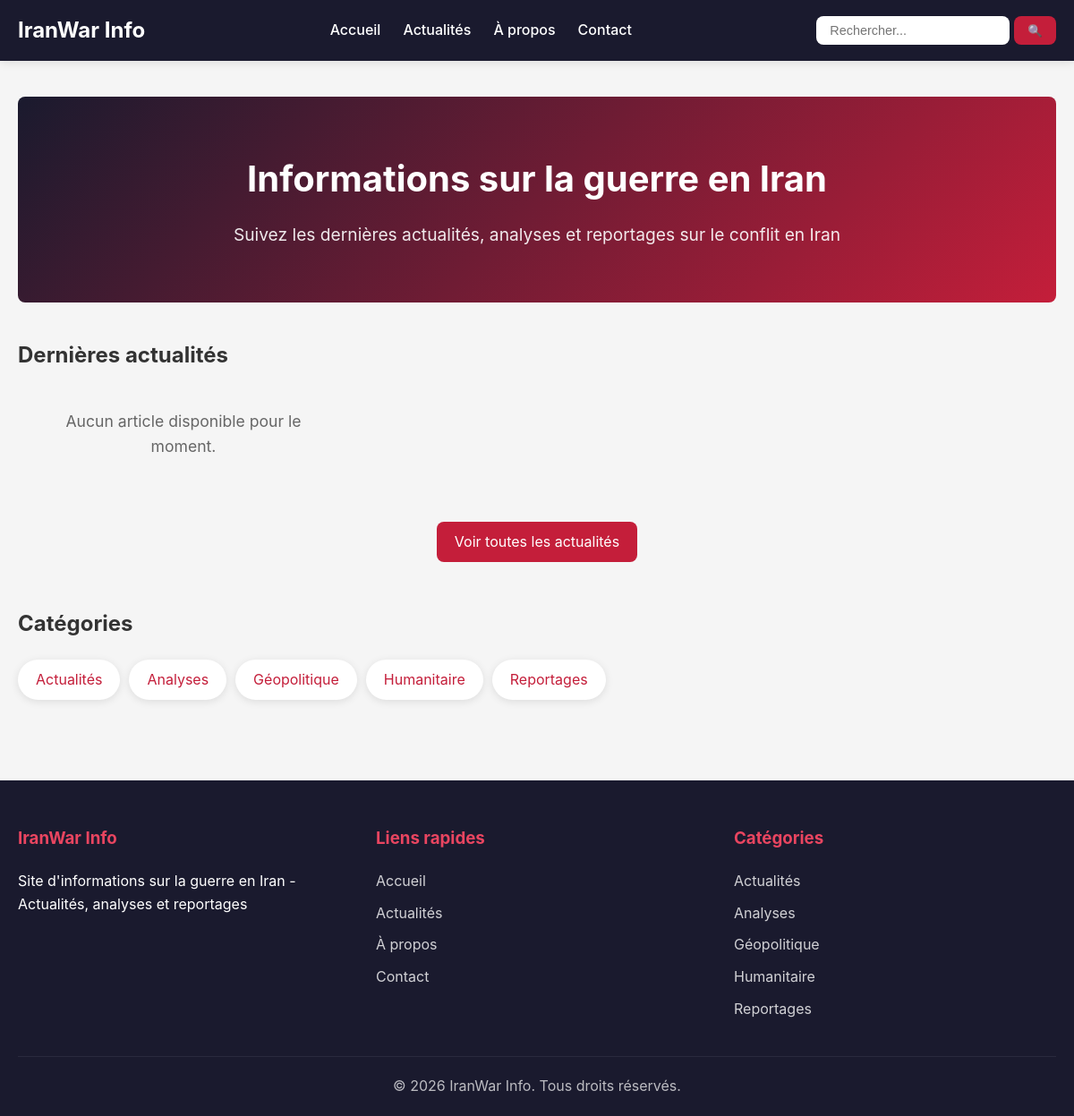
Before: / with the older database file.
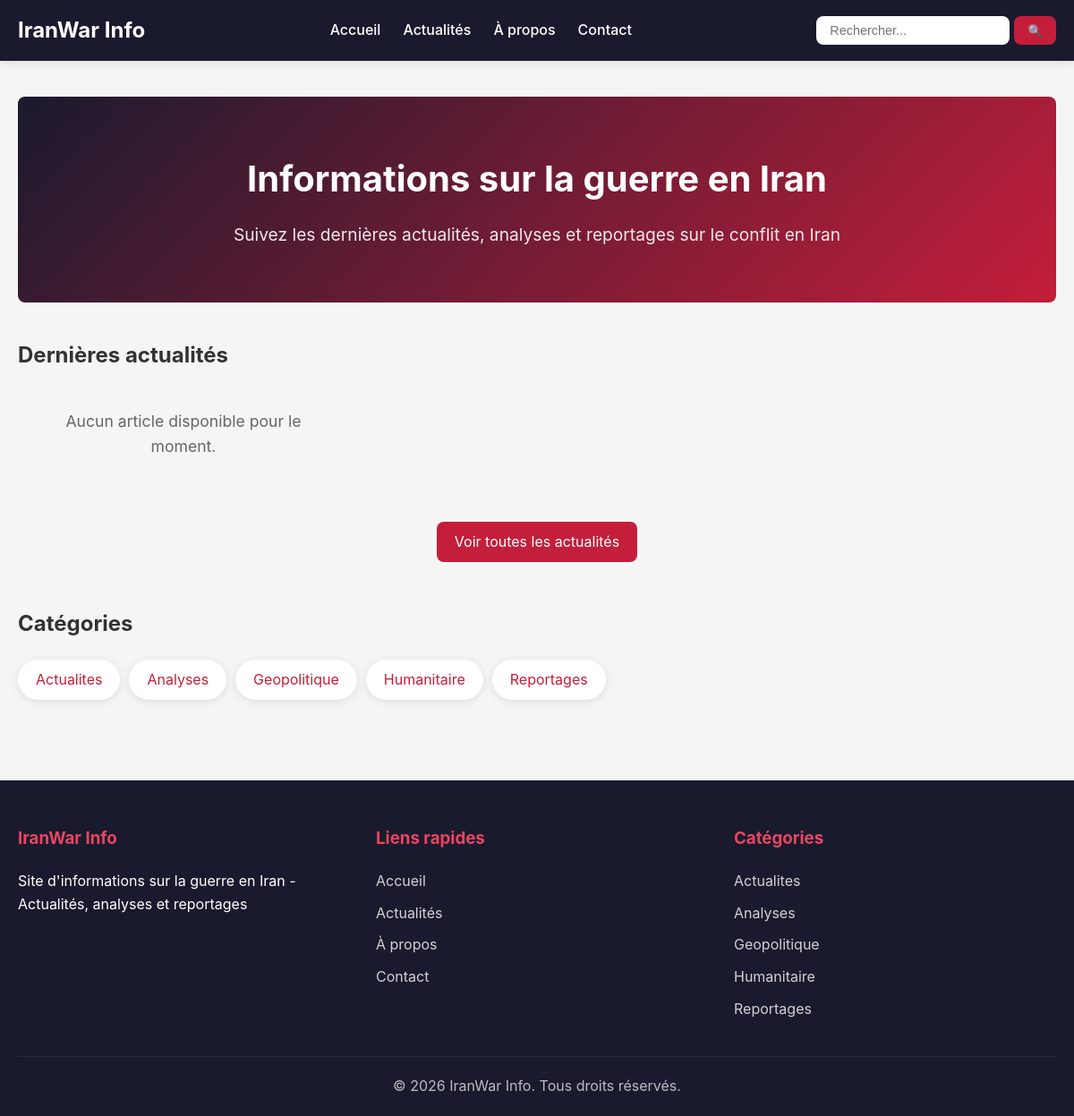
After: the same page with the newer database file.
### tables this page shows
CREATE TABLE categories (
    id INT UNSIGNED AUTO_INCREMENT PRIMARY KEY,
    libelle VARCHAR(100) NOT NULL COMMENT 'Nom de la catégorie',
    description TEXT DEFAULT NULL
);

### core/Controller.php (called while the page is built, shortened)
<?php
abstract class Controller
{
    protected array $data = [];
    protected function render(string $viewName, array $data = []): void
    {
        $this->data = array_merge($this->data, $data);
        $this->data['content'] = $viewName;
        extract($this->data);
        require_once VIEWS_PATH . 'layouts/main.php';
    }
    protected function model(string $modelName): object
    {
        $modelFile = MODELS_PATH . $modelName . '.php';
        if (file_exists($modelFile)) {
            return new $modelName();
        }
        throw new Exception("Modèle '{$modelName}' non trouvé");
    }
}

### app/controllers/HomeController.php (called while the page is built, shortened)
<?php
class HomeController extends Controller
{
    public function index(): void
    {
        $articleModel = $this->model('Article');
        $categoryModel = $this->model('Category');
        $data = [
            'pageTitle' => 'Accueil - ' . SITE_NAME,
            'metaDescription' => SITE_DESCRIPTION,
            'metaKeywords' => SITE_KEYWORDS,
            'articles' => $articleModel->getPublished(6),
            'categories' => $categoryModel->getActive()
        ];
        $this->render('home/index', $data);
    }
}

### index.php (called while the page is built, shortened)
<?php
require_once ROOT_PATH . '/core/Autoloader.php';
require_once ROOT_PATH . '/core/App.php';
$app = new App();
$app->run();

### core/Model.php (called while the page is built, shortened)
<?php
abstract class Model
{
    public function __construct()
    {
        require_once ROOT_PATH . '/config/database.php';
        $this->db = Database::getInstance();
    }
}

### config/database.php (called while the page is built, shortened)
<?php
class Database
{
    private static ?PDO $instance = null;
    public static function getInstance(): PDO
    {
        if (self::$instance === null) {
            try {
                $dsn = "mysql:host=" . DB_HOST . ";dbname=" . DB_NAME . ";charset=" . DB_CHARSET;
                $options = [
                    PDO::ATTR_ERRMODE => PDO::ERRMODE_EXCEPTION,
                    PDO::ATTR_DEFAULT_FETCH_MODE => PDO::FETCH_ASSOC,
                    PDO::ATTR_EMULATE_PREPARES => false,
                ];
                self::$instance = new PDO($dsn, DB_USER, DB_PASS, $options);
            } catch (PDOException $e) {
                if (DEBUG_MODE) {
                    die("Erreur de connexion : " . $e->getMessage());
                } else {
                    die("Erreur de connexion à la base de données.");
                }
            }
        }
        return self::$instance;
    }
}

### app/models/Category.php (called while the page is built, shortened)
<?php
class Category extends Model
{
    protected string $table = 'categories';
    public function getActive(): array
    {
        $sql = "SELECT * FROM {$this->table} ORDER BY libelle ASC";
        $stmt = $this->db->query($sql);
        return $stmt->fetchAll();
    }
}

### core/Autoloader.php (called while the page is built, shortened)
<?php
class Autoloader
{
    public static function autoload(string $className): void
    {
        $paths = [
            ROOT_PATH . '/core/' . $className . '.php',
            ROOT_PATH . '/app/controllers/' . $className . '.php',
            ROOT_PATH . '/app/models/' . $className . '.php',
            ROOT_PATH . '/config/' . $className . '.php',
        ];
        foreach ($paths as $path) {
            if (file_exists($path)) {
                return;
            }
        }
    }
}

### app/models/Article.php (called while the page is built, shortened)
<?php
class Article extends Model
{
    protected string $table = 'articles';
    public function getPublished(int $limit = 10): array
    {
        $sql = "SELECT a.*, c.libelle as category_name, u.name as author_name,
                       m.url as image_url, m.alt_text as image_alt
                FROM {$this->table} a
                LEFT JOIN categories c ON a.category_id = c.id
                LEFT JOIN users u ON a.author_id = u.id
                LEFT JOIN media m ON a.id = m.article_id
                WHERE a.published_at IS NOT NULL
                ORDER BY a.published_at DESC
                LIMIT :limit";
        $stmt = $this->db->prepare($sql);
        $stmt->bindValue(':limit', $limit, PDO::PARAM_INT);
        $stmt->execute();
        return $stmt->fetchAll();
    }
}

### app/views/home/index.php (the view)
<div class="home-page">
    <section class="hero">
        <div class="hero-content">
            <h1>Informations sur la guerre en Iran</h1>
            <p>Suivez les dernières actualités, analyses et reportages sur le conflit en Iran</p>
        </div>
    </section>
    <section class="recent-articles">
        <h2>Dernières actualités</h2>
        <div class="articles-grid">
            <?php if (!empty($articles)): ?>
                <?php foreach ($articles as $article): ?>
                    <article class="article-card <?= !empty($article['image_url']) ? 'has-image' : '' ?>">
                        <?php if (!empty($article['image_url'])): ?>
                            <div class="article-thumbnail">
                                <a href="<?= SITE_URL ?>/articles/show/<?= $article['id'] ?>">
                                    <img src="<?= SITE_URL ?>/public/<?= htmlspecialchars($article['image_url']) ?>"
                                         alt="<?= htmlspecialchars($article['image_alt'] ?? $article['title']) ?>">
                                </a>
                            </div>
                        <?php endif; ?>
                        <div class="article-content">
                            <?php if (!empty($article['category_name'])): ?>
                                <span class="article-category"><?= htmlspecialchars($article['category_name']) ?></span>
                            <?php endif; ?>
                            <h3>
                                <a href="<?= SITE_URL ?>/articles/show/<?= $article['id'] ?>">
                                    <?= htmlspecialchars($article['title'] ?? '') ?>
                                </a>
                            </h3>
                            <p class="article-excerpt">
                                <?= substr(strip_tags($article['content'] ?? ''), 0, 120) ?>...
                            </p>
                            <div class="article-meta">
                                <span class="date"><?= date('d/m/Y', strtotime($article['published_at'] ?? $article['created_at'])) ?></span>
                                <span class="views"><?= $article['views'] ?? 0 ?> vues</span>
                            </div>
                            <a href="<?= SITE_URL ?>/articles/show/<?= $article['id'] ?>" class="read-more">
                                Lire la suite →
                            </a>
                        </div>
                    </article>
                <?php endforeach; ?>
            <?php else: ?>
                <p class="no-articles">Aucun article disponible pour le moment.</p>
            <?php endif; ?>
        </div>
        <div class="view-all">
            <a href="<?= SITE_URL ?>/articles" class="btn btn-primary">Voir toutes les actualités</a>
        </div>
    </section>
    <?php if (!empty($categories)): ?>
    <section class="categories-section">
        <h2>Catégories</h2>
        <div class="categories-list">
            <?php foreach ($categories as $category): ?>
                <a href="<?= SITE_URL ?>/articles/category/<?= $category['id'] ?>" class="category-tag">
                    <?= htmlspecialchars($category['libelle'] ?? '') ?>
                </a>
            <?php endforeach; ?>
        </div>
    </section>
    <?php endif; ?>
</div>

### core/App.php (shortened to what this page needs)
<?php
class App
{
    protected string $controller = DEFAULT_CONTROLLER;
    protected string $action = DEFAULT_ACTION;
    protected array $params = [];
    public function run(): void
    {
        $this->dispatch();
    }
    protected function dispatch(): void
    {
        $controllerName = $this->controller . 'Controller';
        $controllerFile = CONTROLLERS_PATH . $controllerName . '.php';
        if (file_exists($controllerFile)) {
            if (class_exists($controllerName)) {
                $controller = new $controllerName();
                if (method_exists($controller, $this->action)) {
                    call_user_func_array([$controller, $this->action], $this->params);
                } else {
                    $this->error404("Action '{$this->action}' non trouvée");
                }
            } else {
                $this->error404("Classe '{$controllerName}' non trouvée");
            }
        } else {
            $this->error404("Controller '{$controllerName}' non trouvé");
        }
    }
}

### app/views/layouts/main.php (shortened to what this page needs)
<!DOCTYPE html>
<html lang="fr">
<head>
    <link rel="stylesheet" href="<?= SITE_URL ?>/public/css/style.css?v=<?= time() ?>">
</head>
<body>
    <header class="header">
        <div class="container">
            <div class="header-content">
                <a href="<?= SITE_URL ?>" class="logo">
                    <h1><?= SITE_NAME ?></h1>
                </a>
                <nav class="main-nav">
                    <ul>
                        <li><a href="<?= SITE_URL ?>">Accueil</a></li>
                        <li><a href="<?= SITE_URL ?>/articles">Actualités</a></li>
                        <li><a href="<?= SITE_URL ?>/home/about">À propos</a></li>
                        <li><a href="<?= SITE_URL ?>/home/contact">Contact</a></li>
                    </ul>
                </nav>
                <form action="<?= SITE_URL ?>/articles/search" method="GET" class="search-form">
                    <input type="text" name="q" placeholder="Rechercher..." required>
                    <button type="submit">🔍</button>
                </form>
            </div>
        </div>
    </header>
    <main class="main-content">
        <div class="container">
            <?php
            if (isset($content)) {
                $viewFile = VIEWS_PATH . $content . '.php';
                if (file_exists($viewFile)) {
                    include $viewFile;
                }
            }
            ?>
        </div>
    </main>
    <footer class="footer">
        <div class="container">
            <div class="footer-content">
                <div class="footer-section">
                    <h3><?= SITE_NAME ?></h3>
                    <p><?= SITE_DESCRIPTION ?></p>
                </div>
                <div class="footer-section">
                    <h3>Liens rapides</h3>
                    <ul>
                        <li><a href="<?= SITE_URL ?>">Accueil</a></li>
                        <li><a href="<?= SITE_URL ?>/articles">Actualités</a></li>
                        <li><a href="<?= SITE_URL ?>/home/about">À propos</a></li>
                        <li><a href="<?= SITE_URL ?>/home/contact">Contact</a></li>
                    </ul>
                </div>
                <div class="footer-section">
                    <h3>Catégories</h3>
                    <ul>
                        <?php if (isset($categories)): ?>
                            <?php foreach ($categories as $cat): ?>
                                <li><a href="<?= SITE_URL ?>/articles/category/<?= $cat['id'] ?>"><?= htmlspecialchars($cat['libelle']) ?></a></li>
                            <?php endforeach; ?>
                        <?php endif; ?>
                    </ul>
                </div>
            </div>
            <div class="footer-bottom">
                <p>&copy; <?= date('Y') ?> <?= SITE_NAME ?>. Tous droits réservés.</p>
            </div>
        </div>
    </footer>
</body>
</html>

### public/css/style.css (style rules this page uses)
:root { --primary-color: #c41e3a; --secondary-color: #1a1a2e; --accent-color: #e94560; --text-color: #333; --text-light: #666; --bg-color: #f5f5f5; --white: #ffffff; --border-color: #ddd; --shadow: 0 2px 10px rgba(0,0,0,0.1); --radius: 8px; }
*, *::before, *::after { box-sizing: border-box; margin: 0; padding: 0; }
body { font-family: -apple-system, BlinkMacSystemFont, 'Segoe UI', Roboto, Oxygen, Ubuntu, sans-serif; line-height: 1.6; color: var(--text-color); background-color: var(--bg-color); }
a { color: var(--primary-color); text-decoration: none; transition: color 0.3s ease; }
.container { max-width: 1200px; margin: 0 auto; padding: 0 20px; }
.btn { display: inline-block; padding: 10px 20px; border: none; border-radius: var(--radius); cursor: pointer; font-size: 1rem; text-align: center; transition: all 0.3s ease; }
.btn-primary { background-color: var(--primary-color); color: var(--white); }
.header { background-color: var(--secondary-color); color: var(--white); padding: 15px 0; position: sticky; top: 0; z-index: 1000; box-shadow: var(--shadow); }
.header-content { display: flex; align-items: center; justify-content: space-between; flex-wrap: wrap; gap: 20px; }
.logo h1 { font-size: 1.5rem; color: var(--white); margin: 0; }
.main-nav ul { display: flex; list-style: none; gap: 25px; }
.main-nav a { color: var(--white); font-weight: 500; padding: 5px 0; border-bottom: 2px solid transparent; }
.search-form { display: flex; gap: 5px; }
.search-form input { padding: 8px 15px; border: none; border-radius: var(--radius); font-size: 0.9rem; }
.search-form button { padding: 8px 15px; background-color: var(--primary-color); color: var(--white); border: none; border-radius: var(--radius); cursor: pointer; }
.main-content { min-height: calc(100vh - 200px); padding: 40px 0; }
.hero { background: linear-gradient(135deg, var(--secondary-color), var(--primary-color)); color: var(--white); padding: 60px 40px; border-radius: var(--radius); text-align: center; margin-bottom: 40px; }
.hero h1 { font-size: 2.5rem; margin-bottom: 15px; }
.hero p { font-size: 1.2rem; opacity: 0.9; }
.articles-grid { display: grid; grid-template-columns: repeat(3, 1fr); gap: 25px; margin-bottom: 30px; }
.categories-section { margin-top: 50px; }
.categories-section h2 { margin-bottom: 20px; }
.categories-list { display: flex; flex-wrap: wrap; gap: 10px; }
.category-tag { background: var(--white); padding: 10px 20px; border-radius: 25px; box-shadow: var(--shadow); transition: all 0.3s ease; }
.view-all { text-align: center; margin-top: 30px; }
.no-articles, .no-results { text-align: center; padding: 40px; color: var(--text-light); font-size: 1.1rem; }
.footer { background-color: var(--secondary-color); color: var(--white); padding: 50px 0 20px; margin-top: 50px; }
.footer-content { display: grid; grid-template-columns: repeat(3, 1fr); gap: 40px; margin-bottom: 30px; }
.footer-section h3 { margin-bottom: 20px; color: var(--accent-color); }
.footer-section ul { list-style: none; }
.footer-section ul li { margin-bottom: 10px; }
.footer-section a { color: rgba(255,255,255,0.8); }
.footer-bottom { text-align: center; padding-top: 20px; border-top: 1px solid rgba(255,255,255,0.1); opacity: 0.7; }

Changed rows visible on the page:
changed categories: libelle "Actualités" → "Actualites"
changed categories: libelle "Géopolitique" → "Geopolitique"
